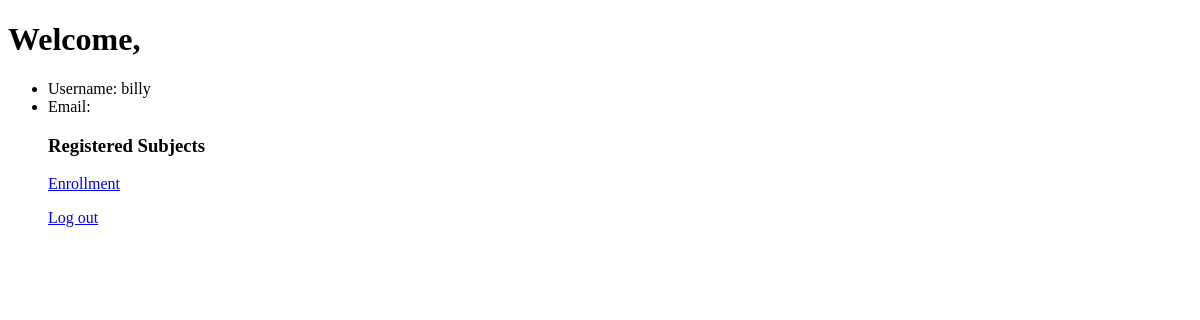
Before: /Users/ (signed in) with the older database file.
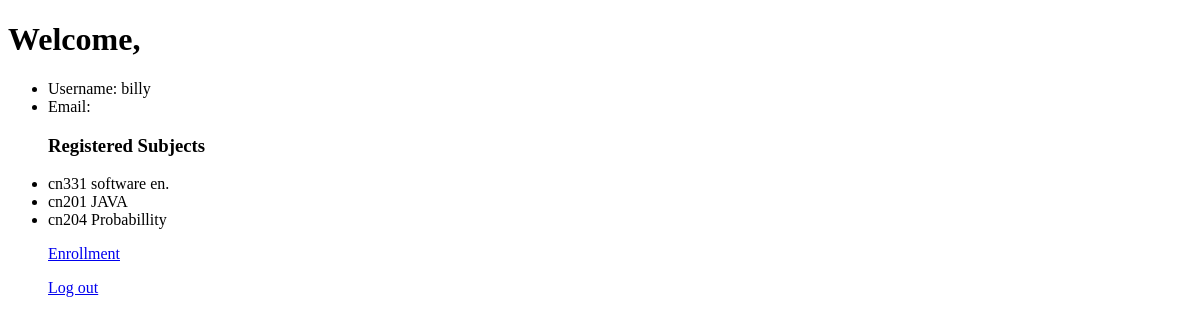
After: the same page with the newer database file.
### Register/models.py (models this page shows)
class Course(models.Model):
    course_code = models.CharField(max_length=5 , primary_key= True)
    course_name = models.CharField(max_length=64)
    semester = models.PositiveIntegerField()
    academic_year = models.PositiveIntegerField()
    limit_seat = models.PositiveIntegerField()
    siting = models.PositiveIntegerField()
    status = models.BooleanField()
    student = models.ManyToManyField(User, blank=True,related_name="enroll")
    def __str__(self):
        return f"{self.course_code} {self.course_name}  "

### Users/views.py (the view)
# urls.py: path('',views.index,name='index'),
def index(request):
    if not request.user.is_authenticated:
        return HttpResponseRedirect(reverse("Users:login"))
    get_subject = request.user.enroll.all()
    return render(request, "users/studentinfo.html",{
        "subject":get_subject,
    })

### Users/templates/users/studentInfo.html
{% extends "Users/layout.html" %}
{% load static %}
{% block body %}
    <h1>Welcome, {{ request.user.first_name }}</h1>
    <ul>
        <li>Username: {{ request.user.username }}</li>
        <li>Email: {{ request.user.email }}
        <h3>Registered Subjects</h3>
            {% for x in subject  %}
                <li>{{ x }}</li>
            {% endfor %}
    </ul>
    <ul>
        <p><a href="{% url 'Register:index' %}">Enrollment</a></p>
        <p><a href="{% url 'Users:logout' %}">Log out</a></p>
    </ul>
{% endblock %}

Changed rows visible on the page:
now on this page (row edited): Course: course_code+course_name "cn331 software en."
added Course: course_code+course_name "cn201 JAVA"
now on this page (row edited): Course: course_code+course_name "cn204 Probabillity"
